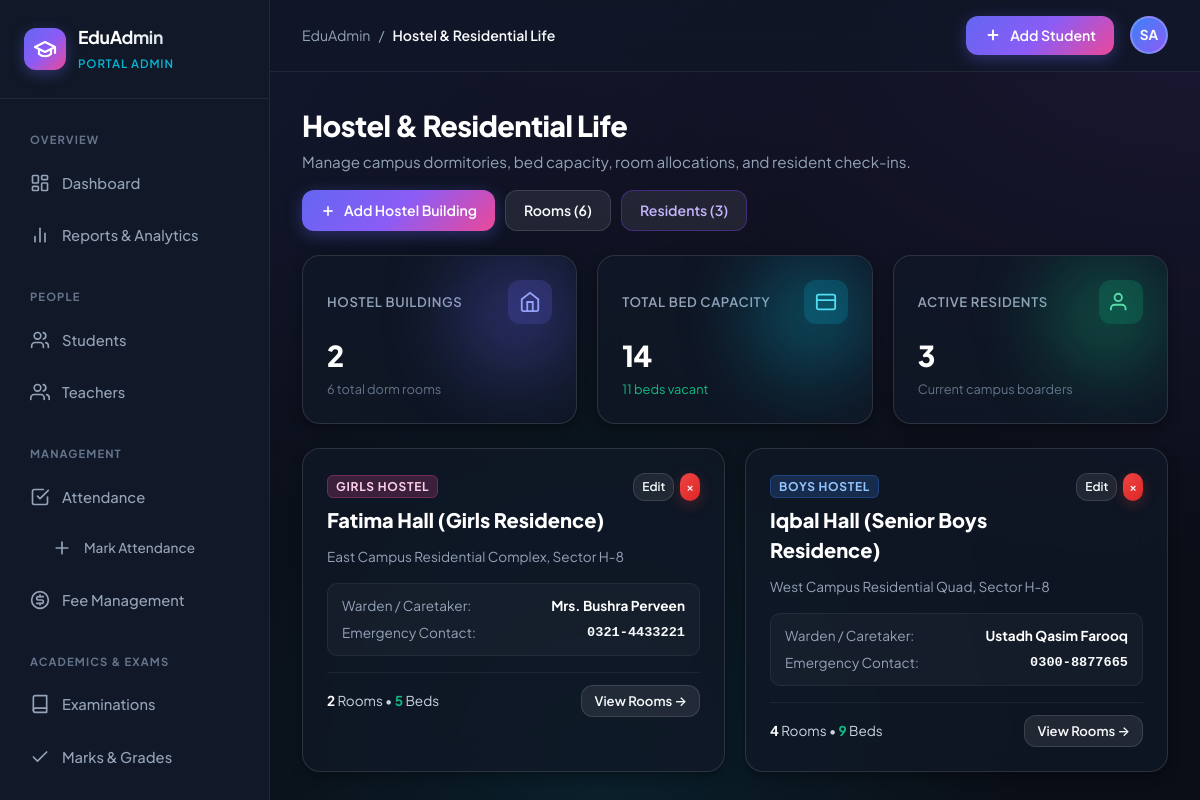
Page /hostel/ on the committed database.
### hostel/models.py (models this page shows, shortened)
class Hostel(models.Model):
    HOSTEL_TYPE_CHOICES = [
        ('Boys', 'Boys Hostel'),
        ('Girls', 'Girls Hostel'),
        ('Faculty', 'Faculty / Staff Residency'),
    ]
    name = models.CharField(max_length=150, unique=True, verbose_name="Hostel / Hall Name")
    hostel_type = models.CharField(max_length=20, choices=HOSTEL_TYPE_CHOICES, default='Boys', verbose_name="Residency Type")
    warden_name = models.CharField(max_length=120, verbose_name="Warden / Caretaker Name")
    warden_phone = models.CharField(max_length=25, verbose_name="Warden Contact Number")
    address = models.TextField(blank=True, verbose_name="Campus Location / Address")
    description = models.TextField(blank=True, verbose_name="Hostel Facilities / Notes")
    created_at = models.DateTimeField(auto_now_add=True)
    class Meta:
        ordering = ['name']
        verbose_name = "Hostel Building"
        verbose_name_plural = "Hostel Buildings"

### hostel/views.py (the view)
# urls.py: path('', views.hostel_overview, name='hostel_overview'),
def hostel_overview(request):
    hostels = Hostel.objects.annotate(
        room_count=Count('rooms'),
        total_beds=Sum('rooms__capacity'),
    ).all()
    total_buildings = hostels.count()
    total_rooms = HostelRoom.objects.count()
    total_capacity = HostelRoom.objects.aggregate(total=Sum('capacity'))['total'] or 0
    active_residents = RoomAllocation.objects.filter(status='Active').count()
    vacant_beds = max(0, total_capacity - active_residents)
    context = {
        'page_title': 'Hostel & Residential Life',
        'active_tab': 'hostel_overview',
        'hostels': hostels,
        'total_buildings': total_buildings,
        'total_rooms': total_rooms,
        'total_capacity': total_capacity,
        'active_residents': active_residents,
        'vacant_beds': vacant_beds,
    }
    return render(request, 'hostel/hostel_overview.html', context)

### templates/hostel/hostel_overview.html
{% extends 'students/base.html' %}
{% block content %}
<div style="display:flex; justify-content:space-between; align-items:flex-start; margin-bottom:24px; flex-wrap:wrap; gap:16px;">
  <div>
    <h1 style="font-size:1.8rem; font-weight:800; color:#fff; letter-spacing:-0.02em;">Hostel &amp; Residential Life</h1>
    <p style="color:var(--text-muted); font-size:0.95rem; margin-top:4px;">Manage campus dormitories, bed capacity, room allocations, and resident check-ins.</p>
  </div>
  <div style="display:flex; gap:10px; flex-wrap:wrap;">
    <a href="{% url 'hostel:hostel_add' %}" class="btn-primary" id="add-hostel-btn">
      <svg width="16" height="16" viewBox="0 0 24 24" fill="none" stroke="currentColor" stroke-width="2.5"><line x1="12" x2="12" y1="5" y2="19"/><line x1="5" x2="19" y1="12" y2="12"/></svg>
      Add Hostel Building
    </a>
    <a href="{% url 'hostel:room_list' %}" class="btn-secondary">
      Rooms ({{ total_rooms }})
    </a>
    <a href="{% url 'hostel:allocation_list' %}" class="btn-secondary" style="border-color:rgba(124,58,237,0.4); color:#c4b5fd;">
      Residents ({{ active_residents }})
    </a>
  </div>
</div>
<div class="stat-grid" style="grid-template-columns:repeat(auto-fit,minmax(200px,1fr)); margin-bottom:24px;">
  <div class="glass-card stat-card stat-card-primary">
    <div class="stat-header"><span class="stat-title">Hostel Buildings</span>
      <div class="stat-icon"><svg width="22" height="22" viewBox="0 0 24 24" fill="none" stroke="currentColor" stroke-width="2"><path d="M3 9l9-7 9 7v11a2 2 0 0 1-2 2H5a2 2 0 0 1-2-2z"/><polyline points="9 22 9 12 15 12 15 22"/></svg></div>
    </div>
    <div class="stat-value" style="font-size:1.8rem;">{{ total_buildings }}</div>
    <div class="stat-subtitle">{{ total_rooms }} total dorm rooms</div>
  </div>
  <div class="glass-card stat-card stat-card-cyan">
    <div class="stat-header"><span class="stat-title">Total Bed Capacity</span>
      <div class="stat-icon"><svg width="22" height="22" viewBox="0 0 24 24" fill="none" stroke="currentColor" stroke-width="2"><rect x="2" y="4" width="20" height="16" rx="2"/><line x1="2" y1="10" x2="22" y2="10"/></svg></div>
    </div>
    <div class="stat-value" style="font-size:1.8rem;">{{ total_capacity }}</div>
    <div class="stat-subtitle"><span style="color:var(--success);">{{ vacant_beds }} beds vacant</span></div>
  </div>
  <div class="glass-card stat-card stat-card-emerald">
    <div class="stat-header"><span class="stat-title">Active Residents</span>
      <div class="stat-icon"><svg width="22" height="22" viewBox="0 0 24 24" fill="none" stroke="currentColor" stroke-width="2"><path d="M17 21v-2a4 4 0 0 0-4-4H5a4 4 0 0 0-4 4v2"/><circle cx="9" cy="7" r="4"/></svg></div>
    </div>
    <div class="stat-value" style="font-size:1.8rem;">{{ active_residents }}</div>
    <div class="stat-subtitle">Current campus boarders</div>
  </div>
</div>
<div style="display:grid; grid-template-columns:repeat(auto-fit, minmax(320px, 1fr)); gap:20px;">
  {% for h in hostels %}
  <div class="glass-card" style="padding:24px; position:relative;">
    <div style="display:flex; justify-content:space-between; align-items:flex-start; margin-bottom:12px;">
      <div>
        <span style="font-size:0.75rem; font-weight:700; text-transform:uppercase; letter-spacing:0.06em; padding:3px 8px; border-radius:6px; background:{% if h.hostel_type == 'Boys' %}rgba(59,130,246,0.2); color:#93c5fd; border:1px solid rgba(59,130,246,0.3);{% elif h.hostel_type == 'Girls' %}rgba(236,72,153,0.2); color:#fbcfe8; border:1px solid rgba(236,72,153,0.3);{% else %}rgba(16,185,129,0.2); color:#a7f3d0; border:1px solid rgba(16,185,129,0.3);{% endif %};">
          {{ h.get_hostel_type_display }}
        </span>
        <h2 style="font-size:1.25rem; font-weight:800; color:#fff; margin-top:8px;">{{ h.name }}</h2>
      </div>
      <div style="display:inline-flex; gap:6px;">
        <a href="{% url 'hostel:hostel_edit' h.pk %}" class="btn-secondary" style="padding:4px 8px; font-size:0.75rem;">Edit</a>
        <a href="{% url 'hostel:hostel_delete' h.pk %}" class="btn-danger" style="padding:4px 6px; font-size:0.75rem;">&times;</a>
      </div>
    </div>
    <div style="font-size:0.85rem; color:var(--text-muted); margin-bottom:16px;">
      {{ h.address|default:"Campus Main Ground" }}
    </div>
    <div style="background:rgba(255,255,255,0.03); border:1px solid rgba(255,255,255,0.06); border-radius:10px; padding:12px 14px; margin-bottom:16px;">
      <div style="display:flex; justify-content:space-between; font-size:0.85rem; margin-bottom:6px;">
        <span style="color:var(--text-muted);">Warden / Caretaker:</span>
        <strong style="color:#fff;">{{ h.warden_name }}</strong>
      </div>
      <div style="display:flex; justify-content:space-between; font-size:0.85rem;">
        <span style="color:var(--text-muted);">Emergency Contact:</span>
        <strong style="color:var(--cyan); font-family:monospace;">{{ h.warden_phone }}</strong>
      </div>
    </div>
    <div style="display:flex; justify-content:space-between; align-items:center; border-top:1px solid rgba(255,255,255,0.06); padding-top:12px;">
      <div style="font-size:0.85rem; color:#cbd5e1;">
        <strong style="color:#fff;">{{ h.room_count }}</strong> Rooms &bull; <strong style="color:var(--success);">{{ h.total_beds|default:0 }}</strong> Beds
      </div>
      <a href="{% url 'hostel:room_list' %}?hostel={{ h.id }}" class="btn-secondary" style="padding:5px 12px; font-size:0.82rem;">
        View Rooms &rarr;
      </a>
    </div>
  </div>
  {% empty %}
  <div class="glass-card" style="padding:48px 20px; text-align:center; color:var(--text-muted); grid-column:1 / -1;">
    No hostel buildings configured. Add a boys or girls hostel residence.
  </div>
  {% endfor %}
</div>
{% endblock %}

### rows in the picture
Hostel: hostel_type "GIRLS HOSTEL", name "Fatima Hall (Girls Residence)", address "East Campus Residential Complex, Sector H-8", warden_name "Mrs. Bushra Perveen", warden_phone "0321-4433221", room_count "2", total_beds "5"
Hostel: hostel_type "BOYS HOSTEL", name "Iqbal Hall (Senior Boys Residence)", address "West Campus Residential Quad, Sector H-8", warden_name "Ustadh Qasim Farooq", warden_phone "0300-8877665", room_count "4", total_beds "9"

### other values in the picture
{{ page_title|default:"Overview" }} "Hostel & Residential Life"
{{ total_rooms }} "6"
{{ active_residents }} "3"
{{ total_buildings }} "2"
{{ total_capacity }} "14"
{{ vacant_beds }} "11"
